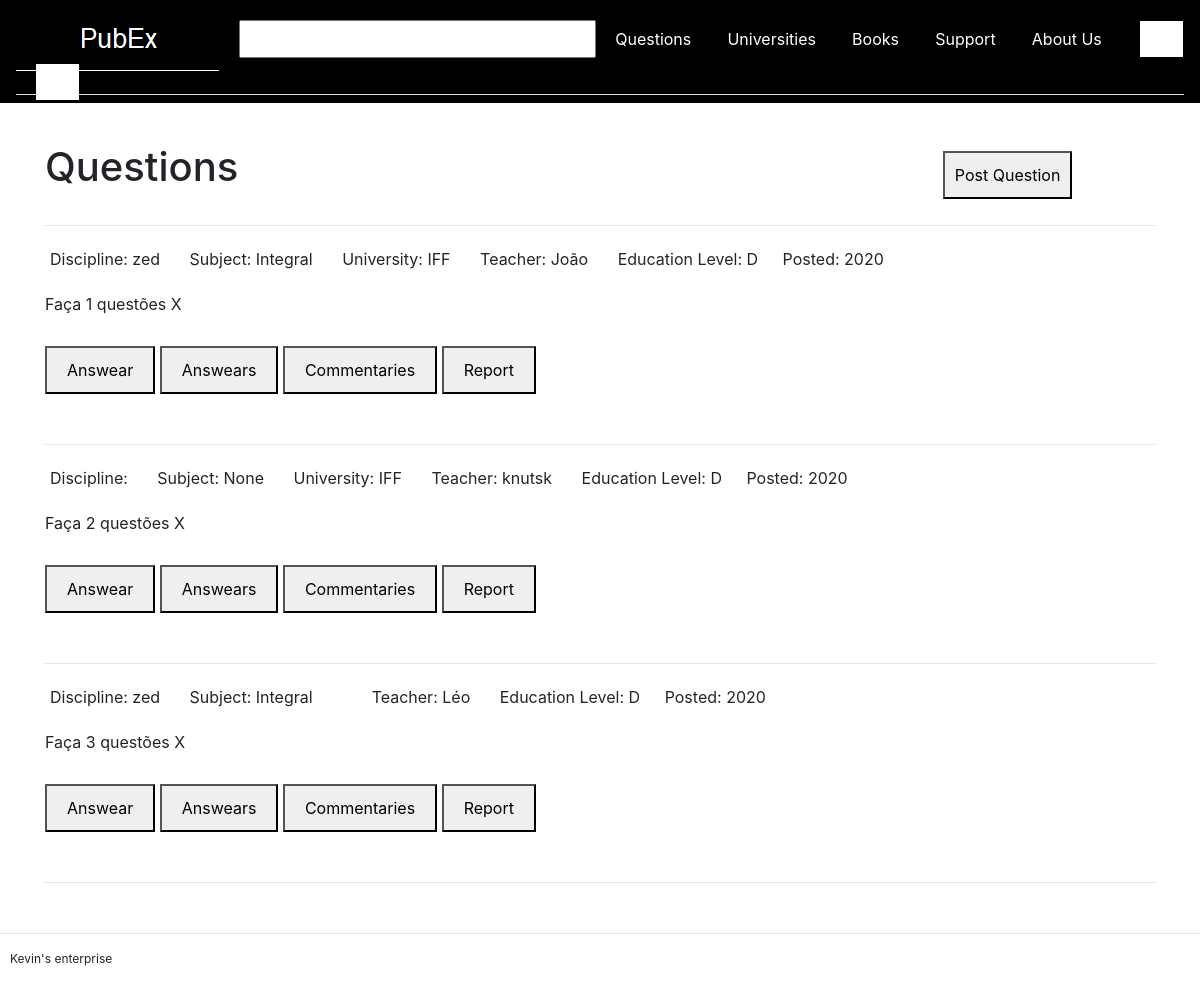
Before: / with the older database file.
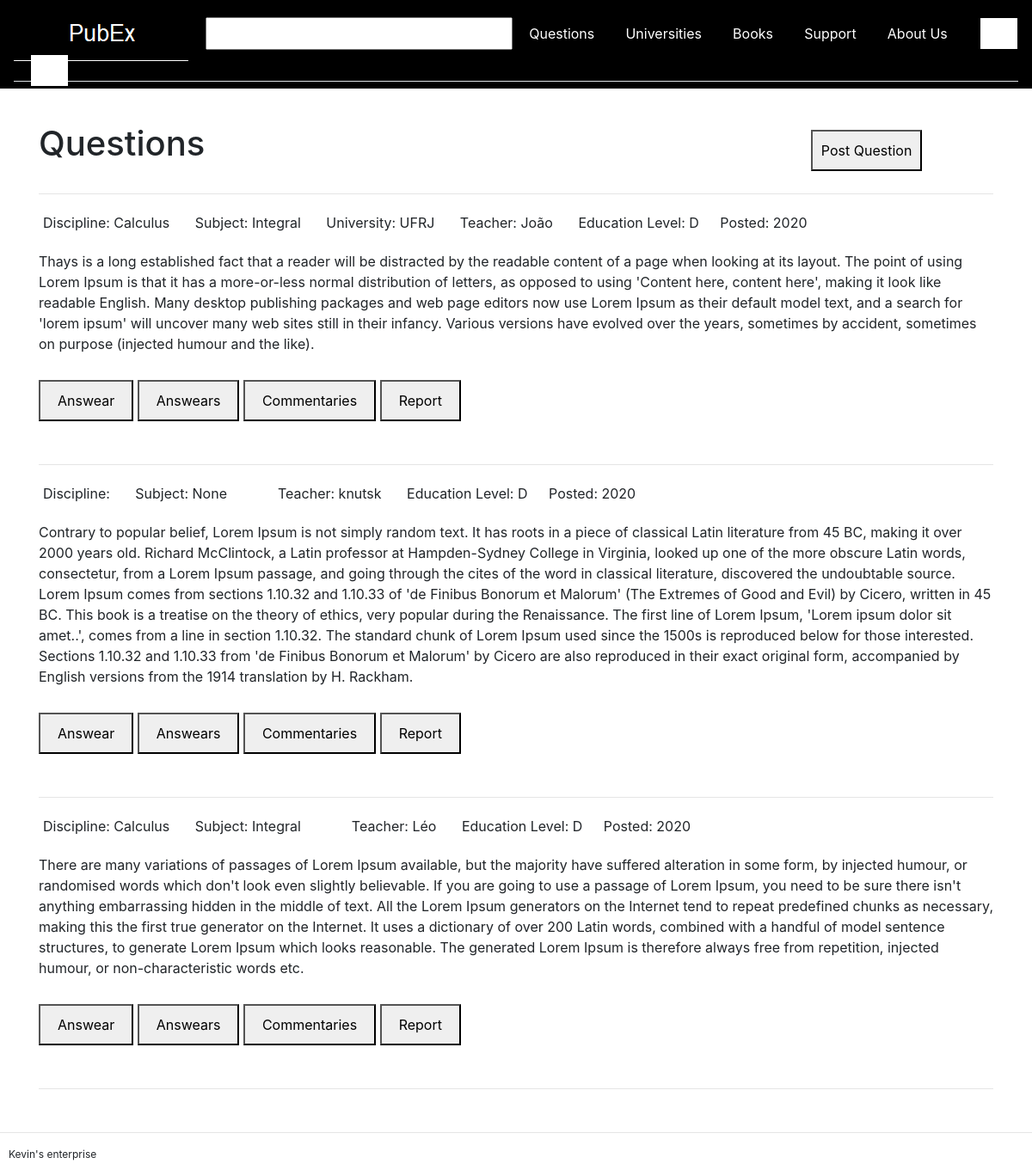
After: the same page with the newer database file.
### base/models.py (models this page shows, shortened)
class Question(models.Model):
    date_created = models.DateTimeField(auto_now_add=True, null=True)
    text = models.CharField (max_length=10000)
    right_answear = models.CharField(max_length=1, choices=ANSWEARS)
    education_Level = models.CharField(max_length=1, choices=EDUCATIONS)
    teacher_name = models.CharField(max_length=200)
    university_name = models.CharField(max_length=200)
    wrong_answears_count = models.IntegerField(default=0, blank=True, null=True)
    answears_count = models.IntegerField(default=0, blank=True, null=True)
    like_count = models.IntegerField(default=0, blank=True)
    deslike_count = models.IntegerField(default=0, blank=True)
    university = models.ForeignKey(University, blank=True, null=True, on_delete=models.SET_NULL)
    subject = models.ForeignKey(Subject, blank=True, null=True, on_delete=models.SET_NULL)
    discipline = models.ForeignKey(Discipline, blank=True, null=True, on_delete=models.SET_NULL)
    users = models.ManyToManyField(UserPermission, blank=True)
    answears = models.ManyToManyField(Answear, blank=True)
    commentaries = models.ManyToManyField(Commentary, blank=True)
    likes = models.ManyToManyField(Like, blank=True)
    deslikes = models.ManyToManyField(Deslike, blank=True)
    reports = models.ManyToManyField(Report, blank=True)

class Subject(models.Model):
    name = models.CharField(max_length=100)
    discipline_name = models.CharField(max_length=100)
    reports = models.ManyToManyField(Report, blank=True)
    def __str__(self):
        return self.name

class University(models.Model):
    profile_pic = models.ImageField(default='profile1.png', null=True, blank=True)
    date_created = models.DateTimeField(auto_now_add=True, null=True)
    name = models.CharField(max_length=200)
    initials = models.CharField(max_length=10)
    like_count = models.IntegerField(default=0, blank=True)
    deslike_count = models.IntegerField(default=0, blank=True)
    addresses = models.ManyToManyField(Address, blank=True)
    users = models.ManyToManyField(UserPermission, blank=True)
    commentaries = models.ManyToManyField(Commentary, blank=True)
    likes = models.ManyToManyField(Like, blank=True)
    deslikes = models.ManyToManyField(Deslike, blank=True)
    reports = models.ManyToManyField(Report, blank=True)

### base/views.py (the view)
# urls.py: path('', views.questions, name='questions'),
def questions(request):
	questions = Question.objects.all()
	paginator = Paginator(questions, 5)
	page = request.GET.get('page')
	disciplines = Discipline.objects.all()
	try:
		questions = paginator.page(page)
	except PageNotAnInteger:
		questions = paginator.page(1)
	except EmptyPage:
		questions = paginator.page(paginator.num_pages)
	context = {'page':page, 'questions':questions,
	'disciplines':disciplines,
	}
	return render(request, 'base/questions.html', context)

### base/templates/base/questions.html (shortened to what this page needs)
{%  extends 'base/main.html' %}
{% block content %}
<div>
    <div style="display:inline-block;"><h1>Questions</h1></div>
    <div style="display:inline-block; margin-left: 700px;"><button style="padding: 10px; margin-bottom: 10px;">Post Question</button></div>
        <hr>
        {% for question in questions %}
            <div style="display:block; margin-bottom:50px; margin-bottom:50px;">
                <div style="display:block;">
                    <div style="display:inline-block; margin:5px; margin-right:20px;">
                        <p>Discipline: {{question.subject.discipline_name}}</p>
                    </div>
                    <div style="display:inline-block; margin:5px; margin-right:20px;">
                        <p>Subject: {{question.subject}}</p>
                    </div>
                    <div style="display: inline-block; margin:5px; margin-right:20px;">
                        {% if question.university != None %}
                            <p>University: {{question.university.initials}}</p>
                        {% endif %}
                    </div>
                    <div style="display:inline-block; margin:5px; margin-right:20px;">
                        <p>Teacher: {{question.teacher_name}}</p>
                    </div>
                    <div style="display:inline-block; margin:5px; margin-right:20px;">
                        <p>Education Level: {{question.education_Level}}</p>
                    </div>
                    <div style="display:inline-block;">
                        <p>Posted: {{question.date_created.year}}</p>
                    </div>
                </div>
                <p style="margin-bottom:30px;">{{question.text}}</p>
                <button style="padding:10px; padding-right:20px; padding-left:20px;">Answear</button>
                <button id="answears" style="padding:10px; padding-right:20px; padding-left:20px;" onclick="Show">Answears</button>
                <button style="padding:10px; padding-right:20px; padding-left:20px;">Commentaries</button>
                <button style="padding:10px; padding-right:20px; padding-left:20px;">Report</button>
            </div>
            <hr>
        {% endfor %}
</div>
{% endblock %}

### base/templates/base/main.html (shortened to what this page needs)
{% load static %}
<!DOCTYPE html>
<html>
<head>
<link rel="stylesheet" href="https://stackpath.bootstrapcdn.com/bootstrap/4.5.2/css/bootstrap.min.css">
	<link rel="stylesheet" type="text/css" href="{% static '/css/main.css' %}">
</head>
<body>
    {% include 'base/navbar.html' %}
    <div style="margin-top:40px; margin-bottom:40px" class=container>
        {% block content %}
        {% endblock %}
    </div>
    <hr style="margin-top:50px">
    <p style="font-size:12px; margin-left:10px;">Kevin's enterprise</p>
</body>
</html>

### base/templates/base/navbar.html (shortened to what this page needs)
{% load static %}
<div class="blue">
    <div>
        <nav class="navbar navbar-light" style="background-color: black;">
            <ul class="nav nav-tabs">
                <li class="nav-item">
                    <img src="{% static 'images/logo5.png' %}">
                </li>
                <li class="nav-item" style="margin:auto; margin-left:20px;">
                    <input style="padding:5px; padding-right:100px;" />
                </li>
                <li class="nav-item" style="margin:auto;">
                    <a class="nav-link" style="color:white;" href="{% url 'questions' %}" style="margin-left:100px; padding:15px;">Questions</a>
                </li>
                <li class="nav-item" style="margin:auto;">
                    <a class="nav-link" style="color:white;" href="{% url 'universities' %}" style="padding:15px; padding-left:30px; padding-right:30px;">Universities</a>
                </li>
                <li class="nav-item" style="margin:auto;">
                    <a class="nav-link" style="color:white;" href="{% url 'books' %}" style="padding:15px; padding-left:30px; padding-right:30px;">Books</a>
                </li>
                <li class="nav-item" style="margin:auto;">
                    <a class="nav-link" style="color:white;" href="{% url 'support' %}" style="padding:15px; padding-left:30px; padding-right:30px;">Support</a>
                </li>
                <li class="nav-item" style="margin:auto;">
                    <a class="nav-link" style="color:white;" href="{% url 'aboutus' %}" style="padding:15px; padding-left:30px; padding-right:30px;">About Us</a>
                </li>
                <li class="nav-item" style="margin:auto; margin-left:20px;">
                    <a style="padding:8px; padding-right:35px; background:white;" href="{% url 'notifications' %}"><img></a>
                </li>
                <li class="nav-item" style="margin:auto; margin-left:20px;">
                    <a style="padding:8px; padding-right:35px; background:white;" href="{% url 'account_settings' %}"><img></a>
                </li>
            </ul>
        </nav>
    </div>
</div>

### static/css/main.css (style rules this page uses)
.blue { background-color: blue; }

Changed rows visible on the page:
removed Question: subject.discipline_name "zed", subject "Integral", university.initials "IFF", teacher_name "João", education_Level "D", date_created.year "2020", text "Faça 1 questões X"
removed Question: subject.discipline_name "zed", subject "Integral", teacher_name "Léo", education_Level "D", date_created.year "2020", text "Faça 3 questões X"
added Question: subject.discipline_name "Calculus", subject "Integral", university.initials "UFRJ", teacher_name "João", education_Level "D", date_created.year "2020", text "Thays is a long established fact that a reader will be distracted by the readable content of a page when looking at its layout. The point of using Lorem Ipsum is that it has a more-or-less normal distribution of letters, as opposed to using 'Content here, content here', making it look like readable English. Many desktop publishing packages and web page editors now use Lorem Ipsum as their default model text, and a search for 'lorem ipsum' will uncover many web sites still in their infancy. Various versions have evolved over the years, sometimes by accident, sometimes on purpose (injected humour and the like)."
changed Question "None": text "Faça 2 questões X" → "Contrary to popular belief, Lorem Ipsum is not simply random text. It has roots in a piece of classical Latin literature from 45 BC, making it over 2000 years old. Richard McClintock, a Latin professor at Hampden-Sydney College in Virginia, looked up one of the more obscure Latin words, consectetur, from a Lorem Ipsum passage, and going through the cites of the word in classical literature, discovered the undoubtable source. Lorem Ipsum comes from sections 1.10.32 and 1.10.33 of 'de Finibus Bonorum et Malorum' (The Extremes of Good and Evil) by Cicero, written in 45 BC. This book is a treatise on the theory of ethics, very popular during the Renaissance. The first line of Lorem Ipsum,…"; university_id 1 → empty (drawn); university.initials "IFF" → (not shown)
added Question: subject.discipline_name "Calculus", subject "Integral", teacher_name "Léo", education_Level "D", date_created.year "2020", text "There are many variations of passages of Lorem Ipsum available, but the majority have suffered alteration in some form, by injected humour, or randomised words which don't look even slightly believable. If you are going to use a passage of Lorem Ipsum, you need to be sure there isn't anything embarrassing hidden in the middle of text. All the Lorem Ipsum generators on the Internet tend to repeat predefined chunks as necessary, making this the first true generator on the Internet. It uses a dictionary of over 200 Latin words, combined with a handful of model sentence structures, to generate Lorem Ipsum which looks reasonable. The generated Lorem Ipsum is therefore always free from…"
